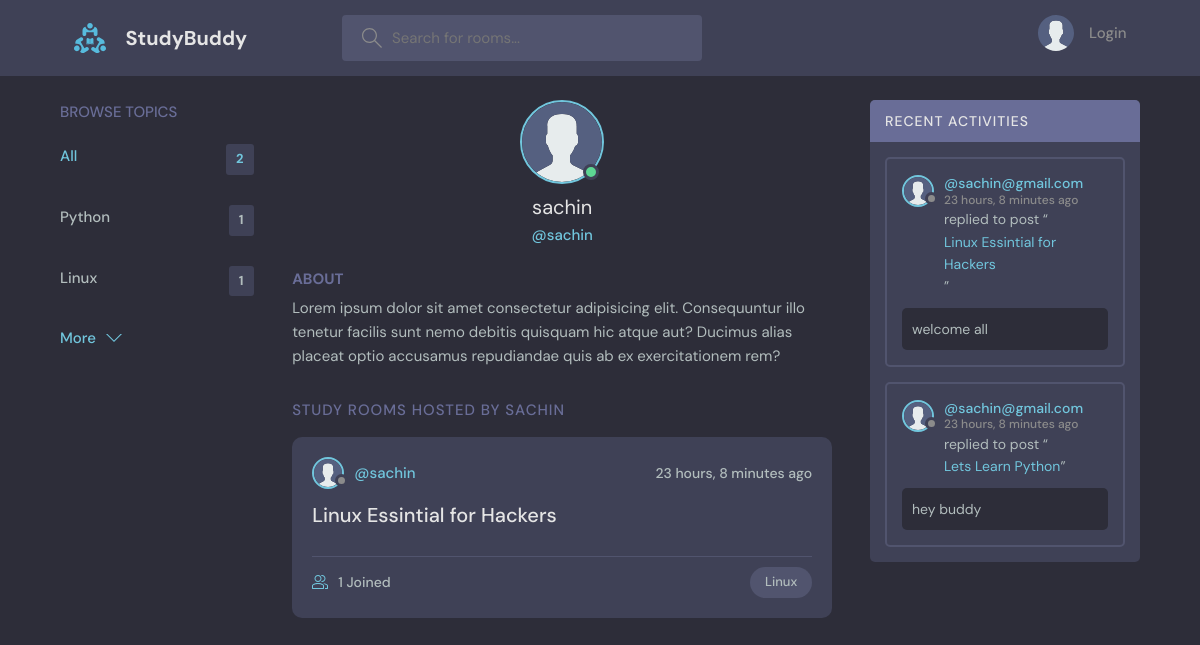
The app's page /profile/2/ with its own data.
### base/models.py (models this page shows, shortened)
class Topic(models.Model):
    name = models.CharField(max_length=200)

class User(AbstractUser):
    name = models.CharField(max_length=200, null=True)
    email = models.EmailField(unique=True,null=True)
    bio = models.TextField(null=True)
    avatar = models.ImageField(null=True, default="avatar.svg")
    USERNAME_FIELD = 'email'
    REQUIRED_FIELDS = []

class Room(models.Model):
    host = models.ForeignKey(User, on_delete=models.SET_NULL, null=True)
    topic = models.ForeignKey(Topic, on_delete=models.SET_NULL, null=True)
    name = models.CharField(max_length=200)
    description = models.TextField(null=True, blank=True)
    participants = models.ManyToManyField(User, related_name='participants', blank=True)
    updated = models.DateTimeField(auto_now=True) #takes the snapshot every single time
    created = models.DateTimeField(auto_now_add=True) # only takes snap when we create instances
    class Meta:
        ordering = ['-updated', '-created'] # - is used to arrange desending order, so that newest appear first
    def __str__(self):
        return self.name

class Message(models.Model):
    user = models.ForeignKey(User, on_delete=models.CASCADE)
    room = models.ForeignKey(Room, on_delete=models.CASCADE) # If room is deleted, delete all contents
    body = models.TextField()
    updated = models.DateTimeField(auto_now=True)
    created = models.DateTimeField(auto_now_add=True)
    class Meta:
        ordering = ['-updated', '-created'] # - is used to arrange desending order, so that newest appear first

### base/views.py (the view)
# urls.py: path('profile/<str:pk>/', views.userProfile, name="user-profile"),
def userProfile(request,pk):
    user = User.objects.get(id=pk)
    rooms = user.room_set.all()
    room_messages = user.message_set.all()
    topics = Topic.objects.all()
    context = {'user': user, 'rooms':rooms, 'room_messages': room_messages, 'topics': topics}
    return render(request, 'base/profile.html', context)

### base/templates/base/profile.html (shortened to what this page needs)
{% extends 'main.html' %}
{% block content %}
<main class="profile-page layout layout--3">
  <div class="container">
    {% include 'base/topics_component.html' %}
    <div class="roomList">
      <div class="profile">
        <div class="profile__avatar">
          <div class="avatar avatar--large active">
            <img src="{{user.avatar.url}}" />
          </div>
        </div>
        <div class="profile__info">
          <h3>{{user.username}}</h3>
          <p>@{{user.username}}</p>
        </div>
        <div class="profile__about">
          <h3>About</h3>
          <p>
            Lorem ipsum dolor sit amet consectetur adipisicing elit. Consequuntur illo tenetur
            facilis sunt nemo debitis quisquam hic atque aut? Ducimus alias placeat optio
            accusamus repudiandae quis ab ex exercitationem rem?
          </p>
        </div>
      </div>
      <div class="roomList__header">
        <div>
          <h2>Study Rooms Hosted by {{user.username}}</a>
          </h2>
        </div>
      </div>
      {% include 'base/feed_component.html' %}
    </div>
    {% include 'base/activity_component.html' %}
  </div>
</main>
{% endblock content %}

### templates/main.html (shortened to what this page needs)
<!DOCTYPE html>
{% load static %}
<html lang="en">
<head>
    <link rel="stylesheet" href="{% static 'styles/style.css'  %}" />
</head>
<body>
    {% include 'navbar.html' %}
    {% block content %}
    {% endblock %}
</body>
</html>

### templates/navbar.html (shortened to what this page needs)
{% load static %}
<header class="header header--loggedIn">
    <div class="container">
        <a href="{% url 'home' %}" class="header__logo">
            <img src="{% static 'images/logo.svg' %}" />
            <h1>StudyBuddy</h1>
        </a>
        <form class="header__search" method="GET" action="{% url 'home' %}">
            <label>
                <input name="q" placeholder="Search for rooms..." />
            </label>
        </form>
        <nav class="header__menu">
            {% if request.user.is_authenticated %}
            <div class="header__user">
                <a href="{% url 'update-user' %}">
                    <div class="avatar avatar--medium active">
                        <img src="{{request.user.avatar.url}}" />
                    </div>
                    <p>{{request.user.username}} <span>@{{request.user.username}}</span></p>
                </a>
                <button class="dropdown-button">
                    <svg version="1.1" xmlns="http://www.w3.org/2000/svg" width="32" height="32" viewBox="0 0 32 32">
                        <title>chevron-down</title>
                        <path d="M16 21l-13-13h-3l16 16 16-16h-3l-13 13z"></path>
                    </svg>
                </button>
            </div>
            {% else %}
            <a href="{% url 'login' %}">
                <img src="{% static 'images/avatar.svg' %}" />
                <p>Login</p>
            </a>
            {% endif %}
        </nav>
    </div>
</header>

### base/templates/base/topics_component.html
<div class="topics">
    <div class="topics__header">
      <h2>Browse Topics</h2>
    </div>
    <ul class="topics__list">
      <li>
        <a href="{% url 'home' %}" class="active">All <span>{{topics.count}}</span></a>
      </li>
      {% for topic in topics %}
      <li>
        <a href="{% url 'home' %}?q={{topic.name}}">{{topic.name}}<span>{{topic.room_set.all.count}}</span></a>
      </li>
      {% endfor %}
    </ul>
    <a class="btn btn--link" href="{% url 'topics' %}">
      More
      <svg version="1.1" xmlns="http://www.w3.org/2000/svg" width="32" height="32" viewBox="0 0 32 32">
        <title>chevron-down</title>
        <path d="M16 21l-13-13h-3l16 16 16-16h-3l-13 13z"></path>
      </svg>
    </a>
  </div>

### base/templates/base/feed_component.html (shortened to what this page needs)
{% for room in rooms %}
<div class="roomListRoom">
    <div class="roomListRoom__header">
      <a href="{% url 'user-profile' room.host.id %}" class="roomListRoom__author">
        <div class="avatar avatar--small">
          <img src="{{room.host.avatar.url}}" />
        </div>
        <span>@{{room.host.username}}</span>
      </a>
      <div class="roomListRoom__actions">
        <span>{{room.created|timesince}} ago</span>
      </div>
    </div>
    <div class="roomListRoom__content">
      <a href="{% url 'room' room.id %}">{{room.name}}</a>
    </div>
    <div class="roomListRoom__meta">
      <a href="{% url 'room' room.id %}" class="roomListRoom__joined">
        {{room.participants.all.count}} Joined
      </a>
      <p class="roomListRoom__topic">{{room.topic.name}}</p>
    </div>
  </div>
{% endfor %}

### base/templates/base/activity_component.html (shortened to what this page needs)
<div class="activities">
    <div class="activities__header">
        <h2>Recent Activities</h2>
    </div>
    {% for message in room_messages %}
    <div class="activities__box">
        <div class="activities__boxHeader roomListRoom__header">
            <a href="{% url 'user-profile' message.user.id %}" class="roomListRoom__author">
                <div class="avatar avatar--small">
                    <img src="{{message.user.avatar.url}}" />
                </div>
                <p>
                    @{{message.user}}
                    <span>{{message.created|timesince}} ago</span>
                </p>
            </a>
        </div>
        <div class="activities__boxContent">
            <p>replied to post “<a href="{% url 'room' message.room.id %}">{{message.room}}</a>”</p>
            <div class="activities__boxRoomContent">
                {{message.body}}
            </div>
        </div>
    </div>
    {% endfor %}
</div>

### records on screen
Topic: name "Python", room_set.all.count "1"
Topic: name "Linux", room_set.all.count "1"
User: avatar (placeholder picture), username "sachin", username "SACHIN"
Room: host.avatar (placeholder picture), host.username "sachin", created "23 hours, 8 minutes", name "Linux Essintial for Hackers", participants.all.count "1", topic.name "Linux"
Message: user.avatar (placeholder picture), user "sachin@gmail.com", created "23 hours, 8 minutes", room "Linux Essintial for Hackers", body "welcome all"
Message: user.avatar (placeholder picture), user "sachin@gmail.com", created "23 hours, 8 minutes", room "Lets Learn Python", body "hey buddy"

### other values on screen
{{ topics.count }} "2"
